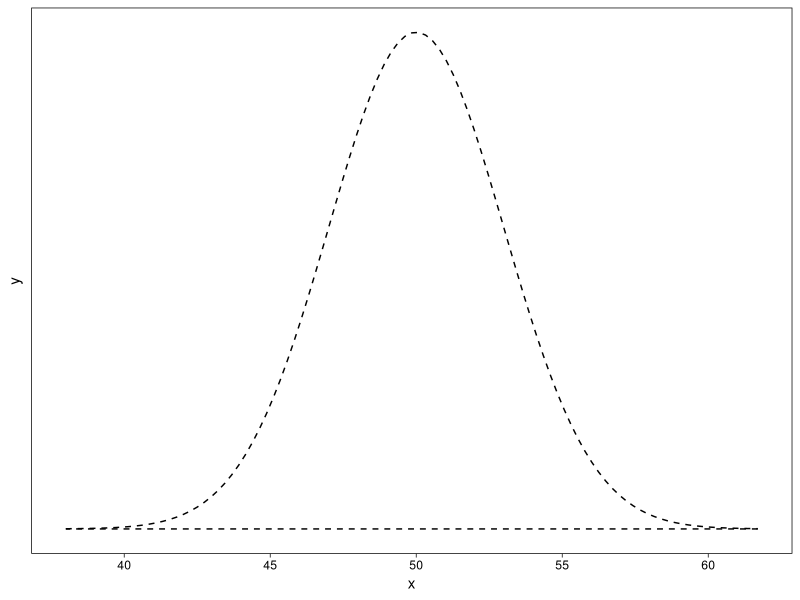
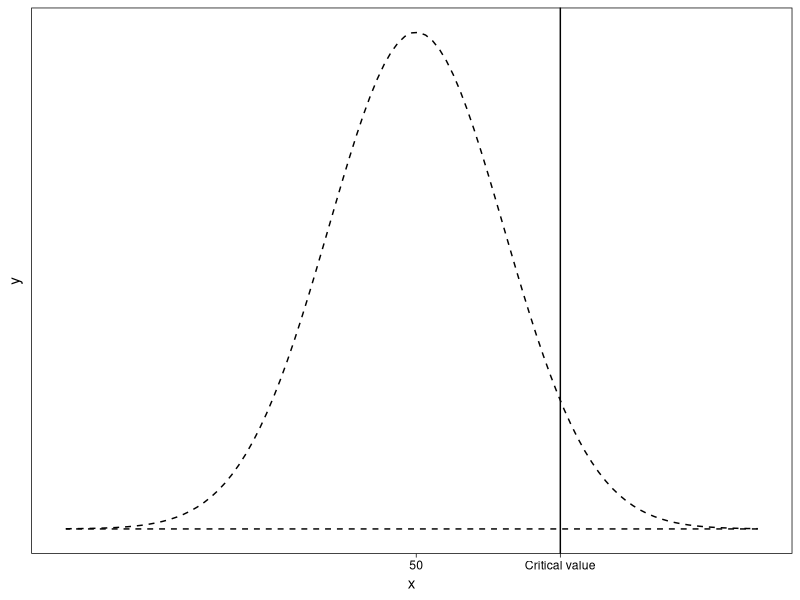
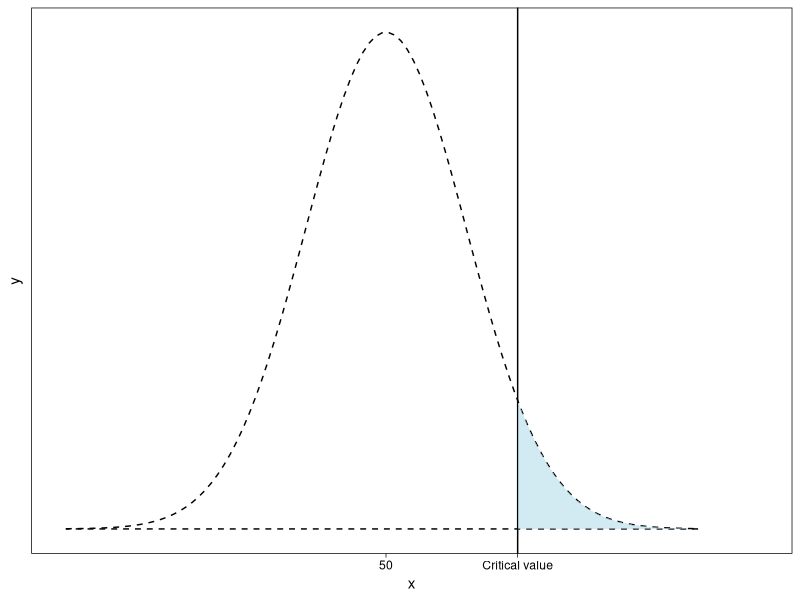
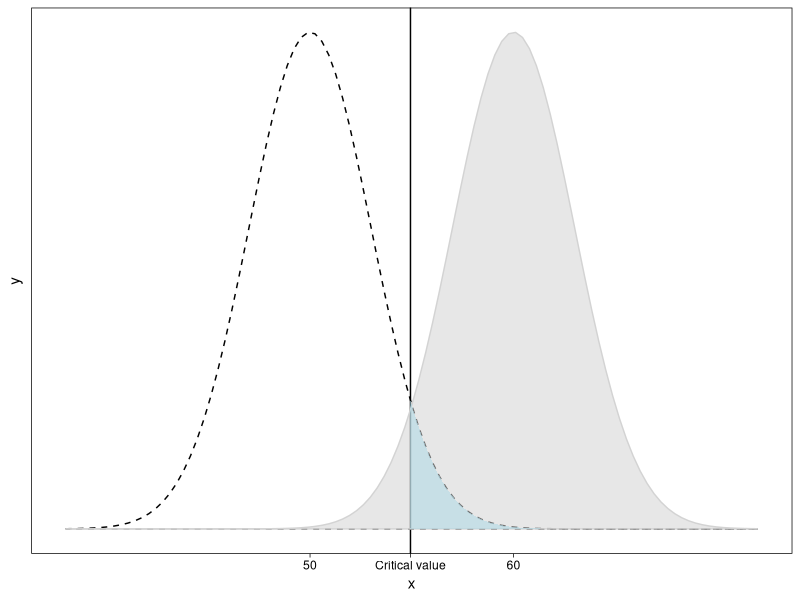
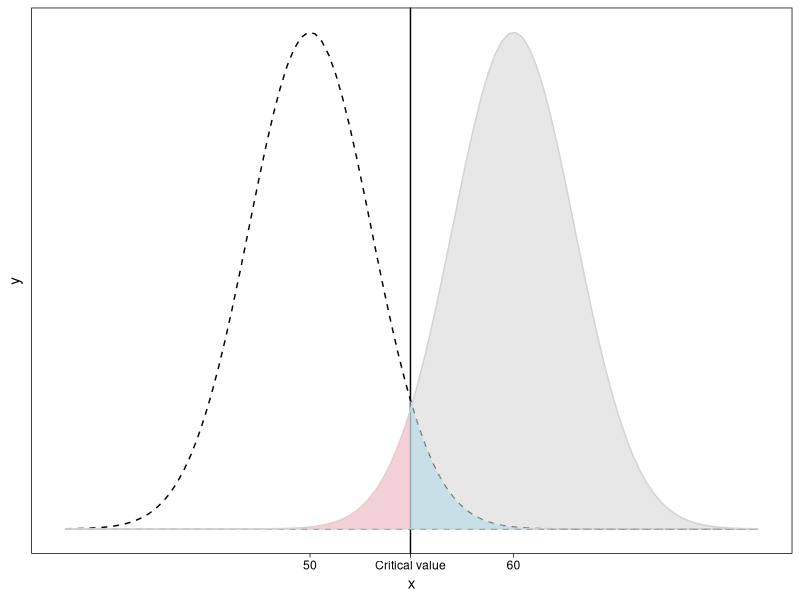
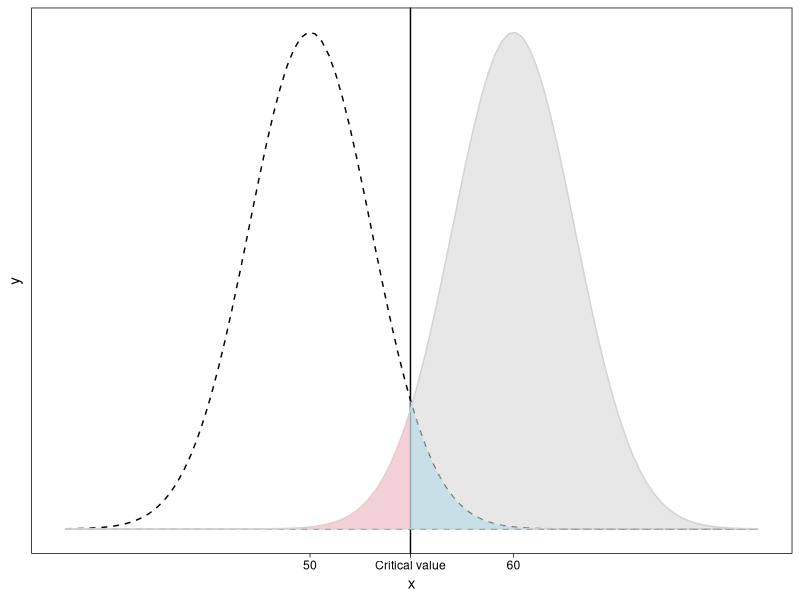
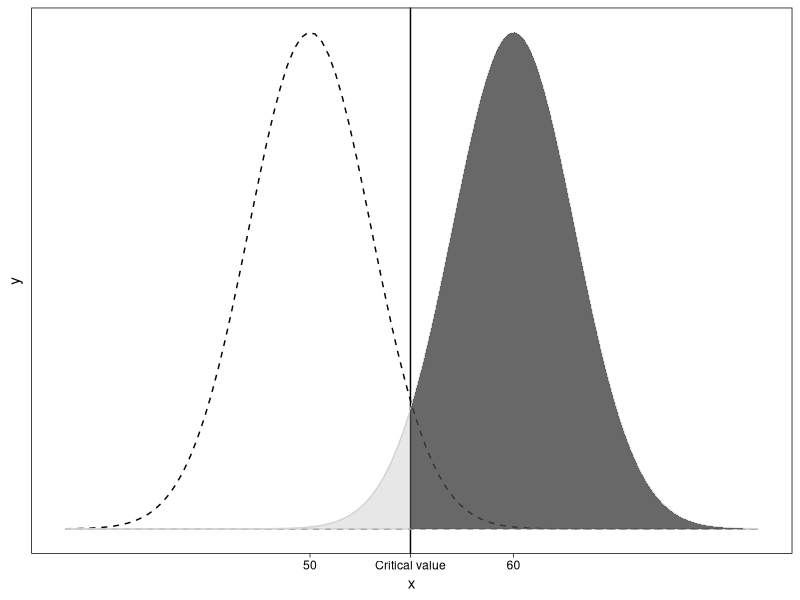
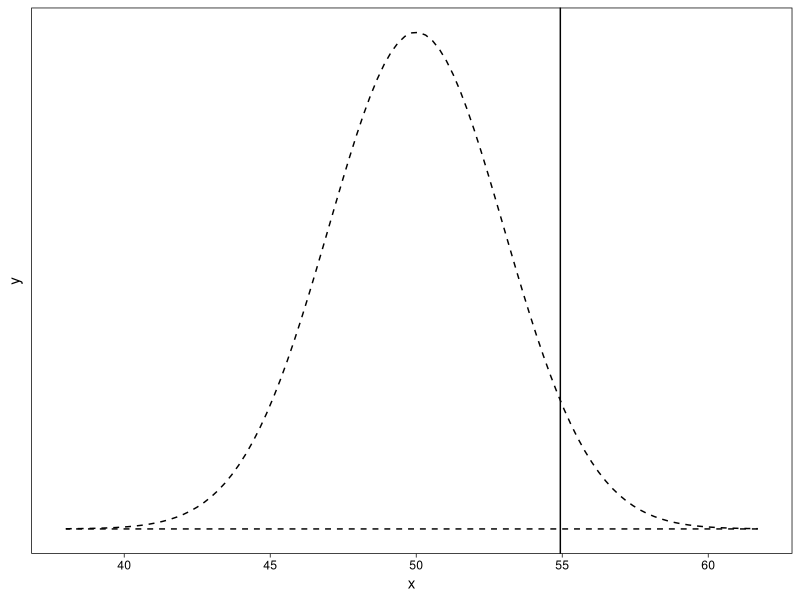

Generate these figures, in order, with R:
## ---- chunk 1
#| echo: false

library(tidyverse)

theme_set(
  theme_linedraw() +
    theme(
      panel.grid.minor = element_blank(),
      panel.grid.major.x = element_blank(),
      panel.grid.major.y = element_blank(),
      axis.text.y = element_blank(),
      axis.ticks.y = element_blank() 
    )
)
## ---- chunk 2
#| echo: false

# sample size
n <- 100

# test against this null
h0 <- 50

# true population  effect
h1 <- 60

# population sd
sd <- 30

# alpha level
alpha <- 0.05

# calculate the critical z value
critical_z <- qnorm(alpha, mean = 0, sd = 1, lower.tail = FALSE)

# get the raw critical value: https://www.youtube.com/watch?v=BJZpx7Mdde4&t=458s
critical_raw <- h0 + sd / sqrt(n) * critical_z

# get standard error for distributions of samples
se <- sd / sqrt(n)

# data frame
d <-
  tibble(
    x = seq(h0-4*se, h1+4*se, length.out = 100),
    null = dnorm(x, mean = h0, sd = se),
    alt = dnorm(x, mean = h1, sd = se)
  )
## ---- chunk 3
#| echo: false

# https://stackoverflow.com/questions/33244629/filling-under-the-a-curve-with-ggplot-graphsot
# https://github.com/tidyverse/ggplot2/issues/1528
# https://paulvanderlaken.com/2019/12/21/ggplot2-sampling-distribution-area-under-curve/
ggplot(
  d,
  aes(x, alpha = 0.5)
) +
  theme(
    legend.position = "none"
  ) -> l1

stat_function(
  data = d %>% filter(x < h0 + 4*se),
  fun = dnorm,
  fill = NA,
  geom = "area",
  linetype = "dashed",
  color = "black",
  args = list(
    mean = h0,
    sd = se
  )
) -> l2

l1+l2
## ---- chunk 4
#| echo: false

geom_vline(aes(xintercept = critical_raw)) -> l3

scale_x_continuous(
  breaks = c(h0, critical_raw),
  labels = c(h0, "Critical value")
) -> l4

l1+l2+l3+l4
## ---- chunk 5
#| echo: false

stat_function(
  data = d %>% filter(x < h0 + 4*se),
  fun = dnorm,
  geom = "area",
  fill = "lightblue",
  args = list(
    mean = h0,
    sd = se
  ),
  xlim = c(critical_raw, critical_raw + 3*se)
) -> l5

l1+l2+l3+l4+l5
## ---- chunk 6
#| echo: false

stat_function(
  fun = dnorm,
  geom = "area",
  fill = "lightgrey",
  color = "lightgrey",
  args = list(
    mean = h1,
    sd = se
  )
) -> l6

scale_x_continuous(
  breaks = c(h0, critical_raw, h1),
  labels = c(h0, "Critical value", h1)
) -> l4

l1+l2+l3+l4+l6+l5
## ---- chunk 7
#| echo: false

stat_function(
  fun = dnorm,
  geom = "area",
  fill = "pink",
  args = list(
    mean = h1,
    sd = se
  ),
  xlim = c(50, critical_raw)
) -> l7

l1+l2+l3+l4+l6+l7+l5
## ---- chunk 8
#| echo: false

l1+l2+l3+l4+l6+l7+l5
## ---- chunk 9
#| echo: false

stat_function(
  fun = dnorm,
  geom = "area",
  fill = "black",
  args = list(
    mean = h1,
    sd = se
  ),
  xlim = c(critical_raw, h1+4*se)
) -> l8

l1+l2+l3+l4+l6+l8
## ---- chunk 10
#| echo: false

l1+l2+l3
## ---- chunk 11
#| echo: false

# sample size
n <- 10

# get the raw critical value
critical_raw2 <- h0 + sd / sqrt(n) * critical_z

# get standard error for distributions of samples
se2 <- sd / sqrt(n)

# data frame
d2 <-
  tibble(
    x = seq(h0-4*se2, h1+4*se2, length.out = 100),
    null = dnorm(x, mean = h0, sd = se2),
    alt = dnorm(x, mean = h1, sd = se2)
  )

ggplot(
  d2,
  aes(x, alpha = 0.5)
) +
  theme(
    legend.position = "none"
  ) +
  stat_function(
    data = d,
    fun = dnorm,
    fill = NA,
    geom = "area",
    linetype = "dashed",
    color = "black",
    args = list(
      mean = h0,
      sd = se
    )
  ) +
  geom_vline(aes(xintercept = critical_raw), linetype = "dashed") +
  stat_function(
    data = d2,
    fun = dnorm,
    fill = NA,
    geom = "area",,
    color = "black",
    args = list(
      mean = h0,
      sd = se2
    )
  ) +
  geom_vline(aes(xintercept = critical_raw2)) 
